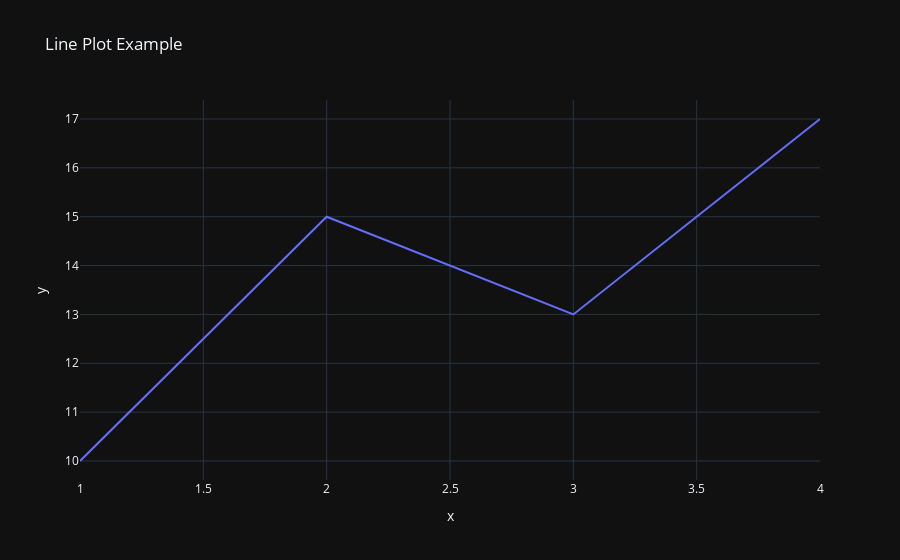

The notebook cell saved with this chart:
### Code cell
# Line Plot
fig = px.line(x=[1, 2, 3, 4], y=[10, 15, 13, 17], title="Line Plot Example")
fig.show()

### Figure 1 — Plotly figure (JSON) as saved in the notebook; plotly's stock layout.template omitted (floating-point values rounded to 4 significant figures)
{"data": [{"hovertemplate": "x=%{x}<br>y=%{y}<extra></extra>", "legendgroup": "", "line": {"color": "#636efa", "dash": "solid"}, "marker": {"symbol": "circle"}, "mode": "lines", "name": "", "orientation": "v", "showlegend": false, "x": [1, 2, 3, 4], "xaxis": "x", "y": [10, 15, 13, 17], "yaxis": "y", "type": "scatter"}], "layout": {"xaxis": {"anchor": "y", "domain": [0.0, 1.0], "title": {"text": "x"}}, "yaxis": {"anchor": "x", "domain": [0.0, 1.0], "title": {"text": "y"}}, "legend": {"tracegroupgap": 0}, "title": {"text": "Line Plot Example"}}}
